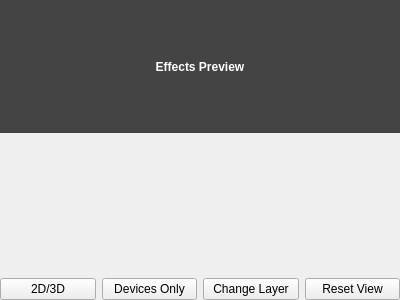
<?xml version="1.0" encoding="UTF-8"?>
<ui version="4.0">
 <class>EffectsPreviewPanel</class>
 <widget class="QWidget" name="EffectsPreviewPanel">
  <property name="geometry">
   <rect>
    <x>0</x>
    <y>0</y>
    <width>400</width>
    <height>300</height>
   </rect>
  </property>
  <layout class="QVBoxLayout" name="mainLayout">
   <property name="leftMargin">
    <number>0</number>
   </property>
   <property name="topMargin">
    <number>0</number>
   </property>
   <property name="rightMargin">
    <number>0</number>
   </property>
   <property name="bottomMargin">
    <number>0</number>
   </property>
   <item>
    <widget class="QLabel" name="titleLabel">
     <property name="text">
      <string>Effects Preview</string>
     </property>
     <property name="alignment">
      <set>Qt::AlignCenter</set>
     </property>
     <property name="styleSheet">
      <string>font-weight: bold; background-color: #444; color: white; padding: 4px; font-size: 12px;</string>
     </property>
    </widget>
   </item>
   <item>
    <widget class="QWidget" name="previewContainer" native="true">
     <layout class="QVBoxLayout" name="previewContainerLayout">
      <property name="leftMargin">
       <number>0</number>
      </property>
      <property name="topMargin">
       <number>0</number>
      </property>
      <property name="rightMargin">
       <number>0</number>
      </property>
      <property name="bottomMargin">
       <number>0</number>
      </property>
     </layout>
    </widget>
   </item>
   <item>
    <layout class="QHBoxLayout" name="viewControlsLayout">
     <item>
      <widget class="QPushButton" name="toggleViewButton">
       <property name="text">
        <string>2D/3D</string>
       </property>
      </widget>
     </item>
     <item>
      <widget class="QPushButton" name="deviceOnlyButton">
       <property name="text">
        <string>Devices Only</string>
       </property>
       <property name="checkable">
        <bool>true</bool>
       </property>
      </widget>
     </item>
     <item>
      <widget class="QPushButton" name="changeLayerButton">
       <property name="text">
        <string>Change Layer</string>
       </property>
      </widget>
     </item>
     <item>
      <widget class="QPushButton" name="resetViewButton">
       <property name="text">
        <string>Reset View</string>
       </property>
      </widget>
     </item>
    </layout>
   </item>
  </layout>
 </widget>
 <resources/>
 <connections/>
</ui>
